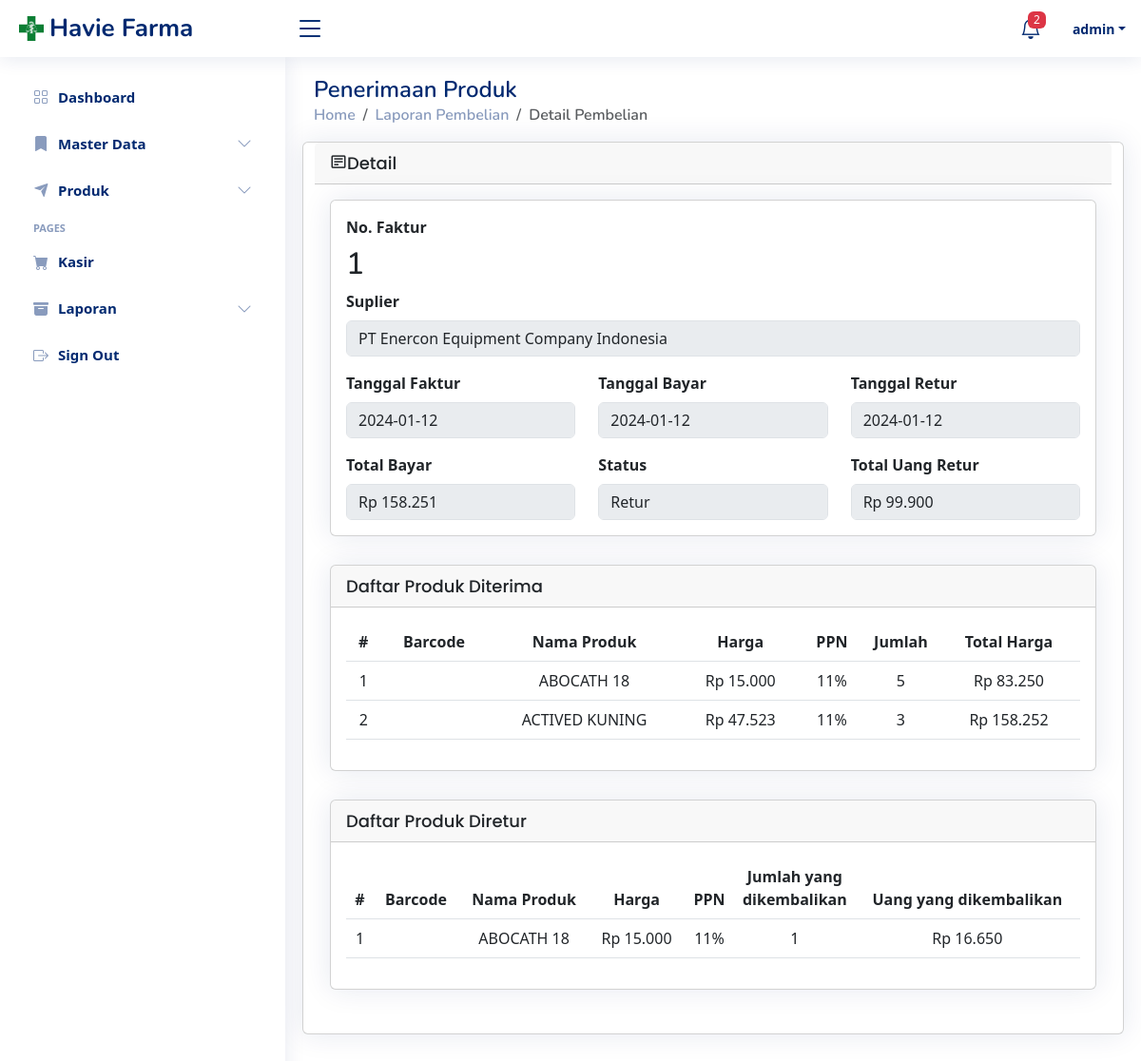
Page /purchase/detail/51 (signed in) on the committed database.
### tables this page shows
CREATE TABLE `tbl_t_purchase` (
  `id_purchase_ttp` int(11) NOT NULL,
  `invoice_number_ttp` varchar(50) NOT NULL,
  `id_suplier_ttp` int(11) NOT NULL,
  `list_id_product_ttp` varchar(200) NOT NULL,
  `list_qty_ttp` varchar(200) NOT NULL,
  `invoice_date_ttp` date NOT NULL,
  `payment_date_ttp` date NOT NULL,
  `total_payment_ttp` int(12) NOT NULL,
  `status_ttp` enum('Retur','Penerimaan') NOT NULL DEFAULT 'Penerimaan',
  `created_by_ttp` varchar(20) NOT NULL,
  `created_date_ttp` date NOT NULL
);

CREATE TABLE `tbl_m_suplier` (
  `id_suplier_tms` int(11) NOT NULL,
  `name_tms` varchar(50) NOT NULL,
  `address_tms` varchar(200) NOT NULL,
  `phone_number_tms` varchar(15) NOT NULL,
  `email_tms` varchar(100) NOT NULL,
  `website_tms` varchar(50) DEFAULT NULL,
  `information_tms` varchar(100) NOT NULL
);

CREATE TABLE `tbl_t_retur` (
  `id_retur_ttr` int(11) NOT NULL,
  `id_purchase_ttr` int(11) NOT NULL,
  `list_id_product_ttr` varchar(100) NOT NULL,
  `list_qty_ttr` varchar(100) NOT NULL,
  `created_date_ttr` timestamp NOT NULL DEFAULT current_timestamp() ON UPDATE current_timestamp(),
  `retur_price_ttr` int(20) NOT NULL
);

CREATE TABLE `tbl_m_product` (
  `id_product_tmp` int(11) NOT NULL,
  `large_barcode_tmp` varchar(20) DEFAULT NULL,
  `small_barcode_tmp` varchar(20) DEFAULT NULL,
  `name_tmp` varchar(200) NOT NULL,
  `id_large_unit_tmp` int(11) NOT NULL,
  `id_small_unit_tmp` int(11) NOT NULL,
  `fill_tmp` int(11) NOT NULL,
  `large_price_tmp` int(10) NOT NULL,
  `small_price_tmp` int(11) NOT NULL,
  `id_suplier_tmp` int(11) DEFAULT NULL,
  `id_factory_tmp` int(11) DEFAULT NULL,
  `date_added_tmp` timestamp NOT NULL DEFAULT '0000-00-00 00:00:00' ON UPDATE current_timestamp(),
  `added_by_tmp` varchar(50) DEFAULT NULL,
  `update_by_tmp` varchar(50) DEFAULT NULL,
  `update_date_tmp` timestamp NULL DEFAULT NULL,
  `stock_tmp` int(11) NOT NULL DEFAULT 0
);

### app/views/purchase/detail.php (the view, shortened to what the rows shown need)
<main id="main" class="main">
    <div class="pagetitle">
        <h1>Penerimaan Produk</h1>
    </div>
    <section class="section masterdata">
        <div class="row">
            <div class="card">
                <div class="card-body">
                    <div class="card">
                        <div class="card-body">
                            <div class="form-group">
                                <label class="form-label fw-bold">No. Faktur</label>
                                <h2 id="invoice">
                                    <?= $data['purchase']['invoice_number_ttp'] ?>
                                </h2>
                            </div>
                            <div class="form-group">
                                <label class="form-label fw-bold">Suplier</label>
                                <input type="text" name="" value="<?= $data['purchase']['name_tms'] ?>" readonly
                                    disabled class="form-control">
                            </div>
                            <div class="row mt-3">
                                <div class="form-group col-lg-4">
                                    <label class="form-label fw-bold">Tanggal Faktur</label>
                                    <input type="text" name="" value="<?= $data['purchase']['invoice_date_ttp'] ?>"
                                        readonly disabled class="form-control">
                                </div>
                                <div class="form-group col-lg-4">
                                    <label class="form-label fw-bold">Tanggal Bayar</label>
                                    <input type="text" name="" value="<?= $data['purchase']['invoice_date_ttp'] ?>"
                                        readonly disabled class="form-control">
                                </div>
                                <div class="form-group col-lg-4">
                                    <label class="form-label fw-bold">Tanggal Retur</label>
                                    <?php
                                    $retur_date = "-";
                                    $retur_price = "-";
                                    if (!empty($data['retur'])){
                                       $retur_date =  date('Y-m-d', strtotime($data['retur']['created_date_ttr']));
                                       $retur_price = Util::format_rupiaH($data['retur']['retur_price_ttr']);
                                    }
                                        ?>
                                    <input type="text" name="" value="<?=$retur_date?>"
                                        readonly disabled class="form-control">
                                </div>
                            </div>
                            <div class="row mt-3">
                                <div class="form-group col-lg-4">
                                    <label for="" class="form-label fw-bold">Total Bayar</label>
                                    <input type="text" disabled name="" id="totalPayment"
                                        value="<?= Util::format_rupiah($data['purchase']['total_payment_ttp']) ?>"
                                        readonly class="form-control">
                                </div>
                                <div class="form-group col-lg-4">
                                    <label for="" class="form-label fw-bold">Status</label>
                                    <input type="text" disabled
                                        value="<?=$data['purchase']['status_ttp']?>"
                                        readonly class="form-control">
                                </div>
                                <div class="form-group col-lg-4">
                                    <label for="" class="form-label fw-bold">Total Uang Retur</label>
                                    <input type="text" disabled
                                        value="<?=$retur_price?>"
                                        readonly class="form-control">
                                </div>
                            </div>
                        </div>
                    </div>
                    <div class="card">
                        <div class="card-body">
                            <table id="tabelA" class="table">
                                <thead class="thead-primary">
                                    <tr class="text-center">
                                        <th>#</th>
                                        <th>Barcode</th>
                                        <th>Nama Produk</th>
                                        <th>Harga</th>
                                        <th>PPN</th>
                                        <th>Jumlah</th>
                                        <th>Total Harga</th>
                                    </tr>
                                </thead>
                                <tbody class="text-center">
                                    <?php $no = 0;
                                    foreach ($data['list_product'] as $row):
                                        $no++;
                                        $total_price = $row['price'] * $row['qty'];
                                        $tax = $total_price * 0.11;
                                        $total_price = $total_price + $tax;
                                        ?>
                                        <tr>
                                            <td>
                                                <?= $no ?>
                                            </td>
                                            <td>
                                            </td>
                                            <td>
                                                <?= $row['name'] ?>
                                            </td>
                                            <td>
                                                <?= Util::format_rupiah($row['price']) ?>
                                            </td>
                                            <td>11%</td>
                                            <td width=10%><?= $row['qty'] ?></td>
                                            <td>
                                                <?= Util::format_rupiah($total_price) ?>
                                            </td>
                                        </tr>
                                    <?php endforeach ?>
                                </tbody>
                            </table>
                        </div>
                    </div>
                    <div class="card">
                        <div class="card-body">
                            <table id="tabelA" class="table">
                                <thead class="thead-primary">
                                    <tr class="text-center">
                                        <th>#</th>
                                        <th>Barcode</th>
                                        <th>Nama Produk</th>
                                        <th>Harga</th>
                                        <th>PPN</th>
                                        <th>Jumlah yang dikembalikan</th>
                                        <th>Uang yang dikembalikan</th>
                                    </tr>
                                </thead>
                                <tbody class="text-center">
                                    <?php $no = 0;
                                    foreach ($data['list_product_retur'] as $row):
                                        $no++;
                                        $total_price = $row['price'] * $row['qty'];
                                        $tax = $total_price * 0.11;
                                        $total_price = $total_price + $tax;
                                        ?>
                                        <tr>
                                            <td>
                                                <?= $no ?>
                                            </td>
                                            <td>
                                            </td>
                                            <td>
                                                <?= $row['name'] ?>
                                            </td>
                                            <td>
                                                <?= Util::format_rupiah($row['price']) ?>
                                            </td>
                                            <td>11%</td>
                                            <td width=10%><?= $row['qty']*-1 ?></td>
                                            <td>
                                                <?= Util::format_rupiah($total_price*-1) ?>
                                            </td>
                                        </tr>
                                    <?php endforeach ?>
                                </tbody>
                            </table>
                        </div>
                    </div>
                </div>
            </div>
        </div>
    </section>

### rows in the picture
tbl_t_purchase: invoice_number_ttp "1", id_suplier_ttp.name_tms "PT Enercon Equipment Company Indonesia", invoice_date_ttp "2024-01-12", total_payment_ttp "Rp 158.251", status_ttp "Retur"
tbl_t_retur: created_date_ttr "2024-01-12", retur_price_ttr "Rp 99.900"
tbl_m_product: name_tmp "ABOCATH 18", large_price_tmp "Rp 15.000", qty "5", total_price "Rp 83.250", qty "1", total_price "Rp 16.650"
tbl_m_product: name_tmp "ACTIVED KUNING", large_price_tmp "Rp 47.523", qty "3", total_price "Rp 158.252"

### other values in the picture
count($data['emptyStock']) "2"
$_SESSION['name'] "admin"
